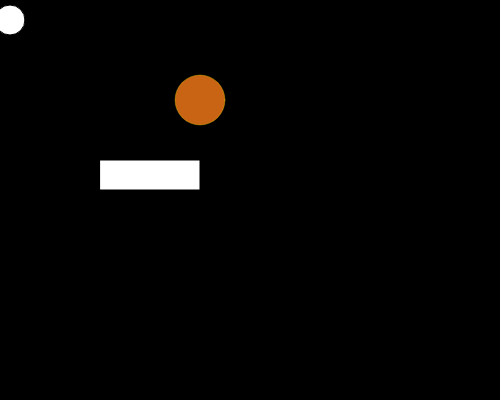
Frame 1 (no input)
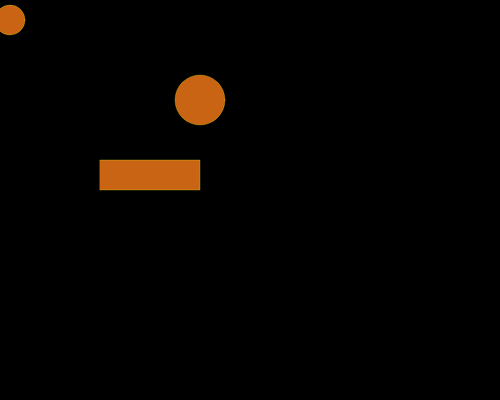
Frame 60 (no input)
Frame 120 (the mouse pressed at the canvas centre since frame 60): identical to frame 60, image omitted

The p5.js sketch that drew these frames (run headless with seeded random() and noise() and a simulated clock; from frame 60 on, the mouse is pressed at the canvas centre):

// p5.js sketch
// ── sketch.js
// Bascis of Coordinate Systems
// Your Name
// In python, we wrote "run-to-completion"
//         ( Start at top, end at the bottom)
//
//  In p5.js we write "interactive"
//  setup() -> run once, at the start
//  draw() -> runs over and over(after setup)
//                     targeting 60 times per second
//
// ---------- glboal variable section -----------------
// we can decleare variables here
// we can initialize variables with
//          simple data types 
//          screen is updated at bottom of draw
let circleX = 200;

function setup() {
  createCanvas(500, 400);
}

function draw() {
  // repeats over and over (automatically) 60fps
  background(0); //wipes the screen
 // drawTwoCirvles();
  fiveCircles();
//       x        y   dia

//      R    G    B
  fill(200, 100, 20);
  stroke("#FF04")
  circle(circleX, 100, 50);
 

}

function fiveCircles(){
  circle(10,20,30);
  rect(100,160,100,30);


}

function drawTwoCircles(){
  fill("red");
  stroke("#FF04")
  circle(circleX, 100, 50);
  circle( width/2, height/2, 200);
 
}
